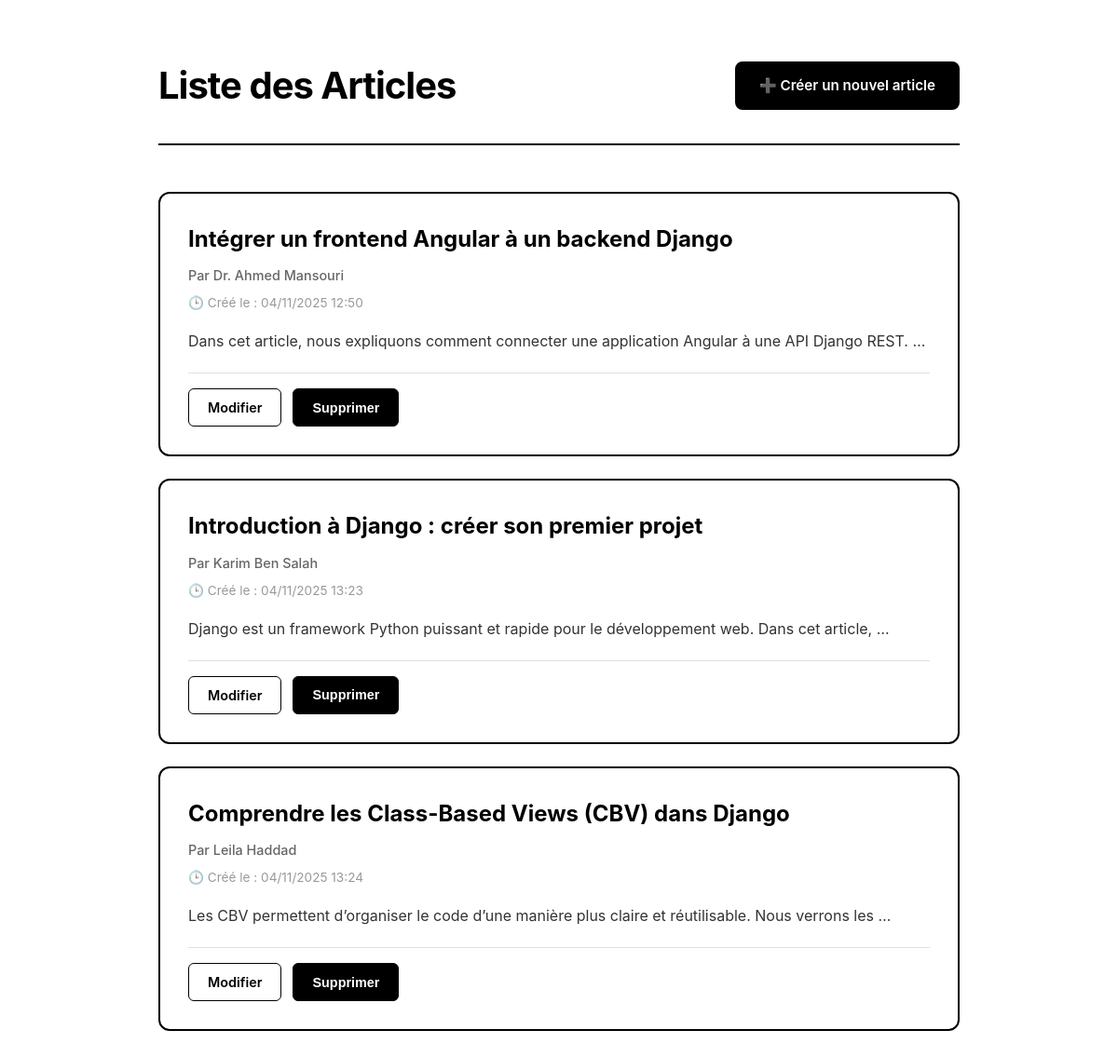
The page / on the database its author committed.
### blogapp/models.py (models this page shows, shortened)
class BlogPost(models.Model):
    title = models.CharField(max_length=255)
    content = models.TextField()
    author = models.ForeignKey(Author, on_delete=models.CASCADE)
    created_on = models.DateTimeField(auto_now_add=True)

class Author(models.Model):
    name = models.CharField(max_length=100)
    bio = models.TextField(blank=True, null=True)

### blogapp/views.py (the view)
# urls.py: path('', BlogView.as_view(), name='blog_list'),
class BlogView(ListView):
    model = BlogPost
    context_object_name = 'posts'
    template_name = "Posts/blogView.html"

### blogapp/templates/Posts/blogView.html (shortened to what this page needs)
<!DOCTYPE html>
<html lang="fr">
<head>
</head>
<body>
    <div class="container">
        <header>
            <h1>Liste des Articles</h1>
            <a href="{% url 'blog_create' %}" class="btn-create">
                ➕ Créer un nouvel article
            </a>
        </header>
        <ul class="articles-list">
            {% for post in posts %}
                <li class="article-card">
                    <h2 class="article-title">{{ post.title }}</h2>
                    <div class="article-author">Par {{ post.author.name }}</div>
                    <div class="article-date">🕒 Créé le : {{ post.created_on|date:"d/m/Y H:i" }}</div>
                    <p class="article-excerpt">{{ post.content|truncatewords:15 }}</p>
                    <div class="article-actions">
                        <a href="{% url 'blog_update' post.id %}" class="btn-action btn-edit">Modifier</a>
                        <button
                            class="btn-action btn-delete"
                            data-id="{{ post.id }}"
                            data-title="{{ post.title|escapejs }}"
                            onclick="handleDeleteClick(this)">
                            Supprimer
                        </button>
                    </div>
                </li>
            {% empty %}
                <li class="empty-state">Aucun article disponible.</li>
            {% endfor %}
        </ul>
    </div>
</body>
</html>

### blogapp/templates/Posts/blogView.html (style rules this page uses)
* { margin: 0; padding: 0; box-sizing: border-box; }
body { font-family: -apple-system, BlinkMacSystemFont, 'Segoe UI', Roboto, 'Helvetica Neue', Arial, sans-serif; background: white; color: #000; line-height: 1.6; padding: 20px; }
.container { max-width: 900px; margin: 0 auto; padding: 40px 20px; }
header { display: flex; justify-content: space-between; align-items: center; margin-bottom: 50px; padding-bottom: 30px; border-bottom: 2px solid #000; }
h1 { font-size: 2.5rem; font-weight: 700; letter-spacing: -1px; }
.btn-create { display: inline-flex; align-items: center; gap: 8px; padding: 12px 24px; background: #000; color: white; text-decoration: none; font-weight: 600; font-size: 0.95rem; border-radius: 8px; transition: all 0.3s ease; border: 2px solid #000; }
.articles-list { list-style: none; display: grid; gap: 24px; }
.article-card { padding: 30px; border: 2px solid #000; border-radius: 12px; background: white; }
.article-title { font-size: 1.5rem; font-weight: 700; margin-bottom: 8px; }
.article-author { font-size: 0.9rem; color: #666; margin-bottom: 8px; font-weight: 500; }
.article-date { font-size: 0.85rem; color: #999; margin-bottom: 16px; }
.article-excerpt { font-size: 1rem; color: #333; margin-bottom: 20px; line-height: 1.7; }
.article-actions { display: flex; gap: 12px; padding-top: 16px; border-top: 1px solid #e0e0e0; }
.btn-action { padding: 8px 20px; text-decoration: none; font-weight: 600; font-size: 0.9rem; border-radius: 6px; transition: all 0.2s ease; border: 1.5px solid #000; }
.btn-edit { background: white; color: #000; }
.btn-delete { background: #000; color: white; }

### rows shown on the page
BlogPost: title "Intégrer un frontend Angular à un backend Django", author.name "Dr. Ahmed Mansouri", created_on "04/11/2025 12:50", content "Dans cet article, nous expliquons comment connecter une application Angular à une API Django REST. …"
BlogPost: title "Introduction à Django : créer son premier projet", author.name "Karim Ben Salah", created_on "04/11/2025 13:23", content "Django est un framework Python puissant et rapide pour le développement web. Dans cet article, …"
BlogPost: title "Comprendre les Class-Based Views (CBV) dans Django", author.name "Leila Haddad", created_on "04/11/2025 13:24", content "Les CBV permettent d’organiser le code d’une manière plus claire et réutilisable. Nous verrons les …"
